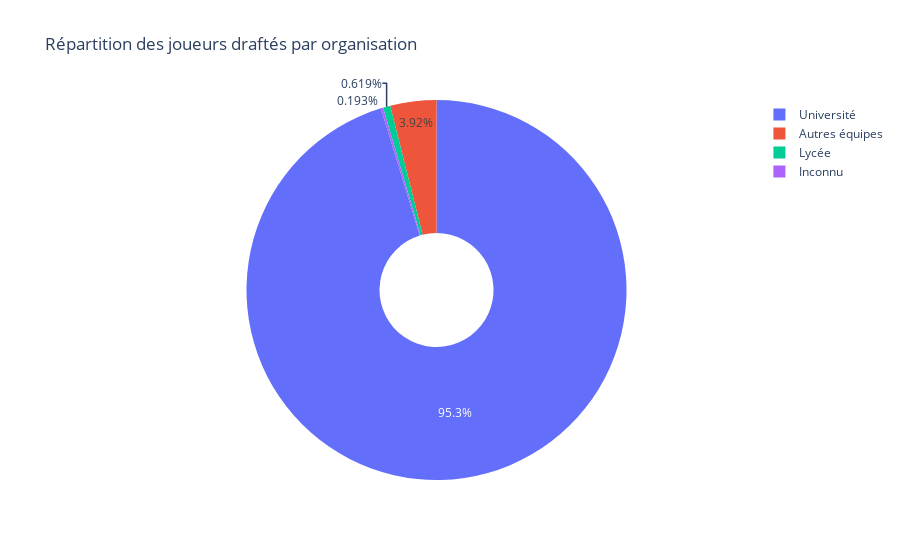
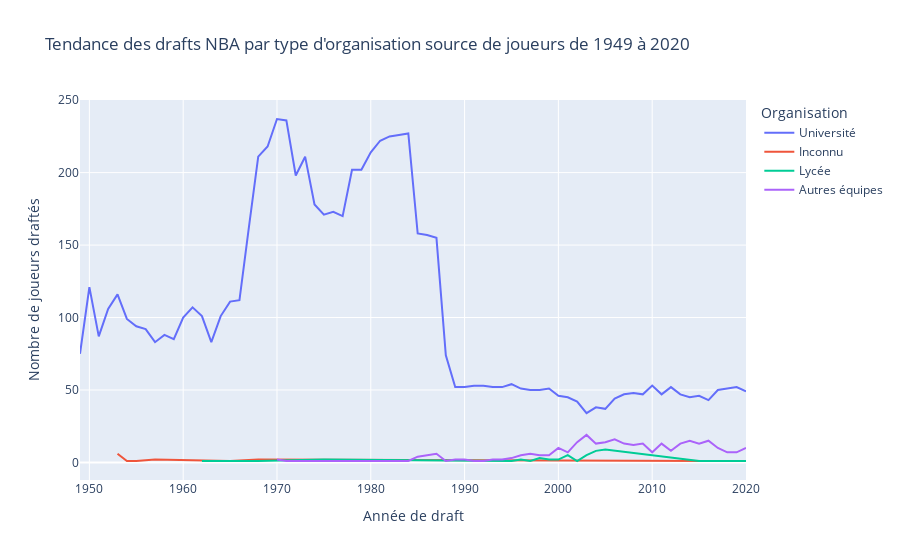

Here is the notebook cell these charts were saved with, in order:
### Markdown cell above
### Origine des joueurs professionnels

### Code cell
import pandas as pd
import plotly.express as px
import plotly.graph_objects as go

# Charger le fichier CSV
df_draft = pd.read_csv('./csv/Draft.csv')

# Agréger les données nécessaires pour le graphique en secteurs
draft_player_org = df_draft.groupby('slugOrganizationTypeFrom')['idPlayer'].nunique().reset_index()
draft_player_org.columns = ['organization', 'player_count']

# Renommer les catégories
draft_player_org['organization'] = draft_player_org['organization'].replace({
    'COL': 'Université',
    'PRO': 'Autres équipes',
    'HS': 'Lycée',
    'UNK': 'Inconnu'
})

# Créer le graphique en secteurs (camembert)
fig_pie = px.pie(draft_player_org, values='player_count', names='organization', hole=0.3,
                 title="Répartition des joueurs draftés par organisation")

# Agréger les données nécessaires pour le graphique de ligne
draft_player_org_trend = df_draft.groupby(['yearDraft', 'slugOrganizationTypeFrom'])['idPlayer'].nunique().reset_index()
draft_player_org_trend.columns = ['year_drafted', 'organization', 'drafted_count']

# Renommer les catégories pour le graphique de ligne
draft_player_org_trend['organization'] = draft_player_org_trend['organization'].replace({
    'COL': 'Université',
    'PRO': 'Autres équipes',
    'HS': 'Lycée',
    'UNK': 'Inconnu'
})

# Créer le graphique de ligne
fig_line = px.line(draft_player_org_trend.dropna(), 
                   x="year_drafted", y="drafted_count", color="organization",
                   title="Tendance des drafts NBA par type d'organisation source de joueurs de 1949 à 2020")

# Mettre à jour les légendes en français
fig_line.update_layout(
    xaxis_title='Année de draft',
    yaxis_title='Nombre de joueurs draftés',
    title='Tendance des drafts NBA par source de joueurs de 1949 à 2020',
    legend_title='Organisation'
)

# Afficher les graphiques l'un à côté de l'autre
fig_pie.show()
fig_line.show()

### Figure 1 — Plotly figure (JSON) as saved in the notebook; plotly's stock layout.template omitted (floating-point values rounded to 4 significant figures)
{"data": [{"domain": {"x": [0, 1], "y": [0, 1]}, "hole": 0.3, "hovertemplate": "organization=%{label}<br>player_count=%{value}<extra></extra>", "labels": ["Université", "Lycée", "Autres équipes", "Inconnu"], "legendgroup": "", "name": "", "showlegend": true, "type": "pie", "values": [7389, 48, 304, 15]}], "layout": {"legend": {"tracegroupgap": 0}, "title": {"text": "Répartition des joueurs draftés par organisation"}}}

### Figure 2 — Plotly figure (JSON) as saved in the notebook; plotly's stock layout.template omitted (floating-point values rounded to 4 significant figures)
{"data": [{"hovertemplate": "organization=Université<br>year_drafted=%{x}<br>drafted_count=%{y}<extra></extra>", "legendgroup": "Université", "line": {"color": "#636efa", "dash": "solid"}, "marker": {"symbol": "circle"}, "mode": "lines", "name": "Université", "orientation": "v", "showlegend": true, "type": "scatter", "x": [1949, 1950, 1951, 1952, 1953, 1954, 1955, 1956, 1957, 1958, 1959, 1960, 1961, 1962, 1963, 1964, 1965, 1966, 1967, 1968, 1969, 1970, 1971, 1972, 1973, 1974, 1975, 1976, 1977, 1978, 1979, 1980, 1981, 1982, 1983, 1984, 1985, 1986, 1987, 1988, 1989, 1990, 1991, 1992, 1993, 1994, 1995, 1996, 1997, 1998, 1999, 2000, 2001, 2002, 2003, 2004, 2005, 2006, 2007, 2008, 2009, 2010, 2011, 2012, 2013, 2014, 2015, 2016, 2017, 2018, 2019, 2020], "xaxis": "x", "y": [75, 121, 87, 106, 116, 99, 94, 92, 83, 88, 85, 100, 107, 101, 83, 101, 111, 112, 162, 211, 218, 237, 236, 198, 211, 178, 171, 173, 170, 202, 202, 214, 222, 225, 226, 227, 158, 157, 155, 74, 52, 52, 53, 53, 52, 52, 54, 51, 50, 50, 51, 46, 45, 42, 34, 38, 37, 44, 47, 48, 47, 53, 47, 52, 47, 45, 46, 43, 50, 51, 52, 49], "yaxis": "y"}, {"hovertemplate": "organization=Inconnu<br>year_drafted=%{x}<br>drafted_count=%{y}<extra></extra>", "legendgroup": "Inconnu", "line": {"color": "#EF553B", "dash": "solid"}, "marker": {"symbol": "circle"}, "mode": "lines", "name": "Inconnu", "orientation": "v", "showlegend": true, "type": "scatter", "x": [1953, 1954, 1955, 1957, 1965, 1968, 2016, 2018], "xaxis": "x", "y": [6, 1, 1, 2, 1, 2, 1, 1], "yaxis": "y"}, {"hovertemplate": "organization=Lycée<br>year_drafted=%{x}<br>drafted_count=%{y}<extra></extra>", "legendgroup": "Lycée", "line": {"color": "#00cc96", "dash": "solid"}, "marker": {"symbol": "circle"}, "mode": "lines", "name": "Lycée", "orientation": "v", "showlegend": true, "type": "scatter", "x": [1962, 1963, 1968, 1975, 1995, 1996, 1997, 1998, 1999, 2000, 2001, 2002, 2003, 2004, 2005, 2015, 2016, 2018, 2019, 2020], "xaxis": "x", "y": [1, 1, 1, 2, 1, 2, 1, 3, 2, 2, 5, 1, 5, 8, 9, 1, 1, 1, 1, 1], "yaxis": "y"}, {"hovertemplate": "organization=Autres équipes<br>year_drafted=%{x}<br>drafted_count=%{y}<extra></extra>", "legendgroup": "Autres équipes", "line": {"color": "#ab63fa", "dash": "solid"}, "marker": {"symbol": "circle"}, "mode": "lines", "name": "Autres équipes", "orientation": "v", "showlegend": true, "type": "scatter", "x": [1970, 1971, 1975, 1981, 1984, 1985, 1986, 1987, 1988, 1989, 1990, 1991, 1992, 1993, 1994, 1995, 1996, 1997, 1998, 1999, 2000, 2001, 2002, 2003, 2004, 2005, 2006, 2007, 2008, 2009, 2010, 2011, 2012, 2013, 2014, 2015, 2016, 2017, 2018, 2019, 2020], "xaxis": "x", "y": [2, 1, 1, 1, 1, 4, 5, 6, 1, 2, 2, 1, 1, 2, 2, 3, 5, 6, 5, 5, 10, 7, 14, 19, 13, 14, 16, 13, 12, 13, 7, 13, 8, 13, 15, 13, 15, 10, 7, 7, 10], "yaxis": "y"}], "layout": {"legend": {"title": {"text": "Organisation"}, "tracegroupgap": 0}, "title": {"text": "Tendance des drafts NBA par type d'organisation source de joueurs de 1949 à 2020"}, "xaxis": {"anchor": "y", "domain": [0, 1], "title": {"text": "Année de draft"}}, "yaxis": {"anchor": "x", "domain": [0, 1], "title": {"text": "Nombre de joueurs draftés"}}}}
